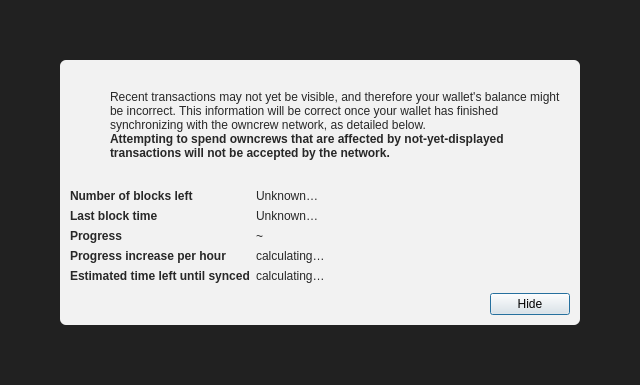
<?xml version="1.0" encoding="UTF-8"?>
<ui version="4.0">
 <class>ModalOverlay</class>
 <widget class="QWidget" name="ModalOverlay">
  <property name="geometry">
   <rect>
    <x>0</x>
    <y>0</y>
    <width>640</width>
    <height>385</height>
   </rect>
  </property>
  <property name="windowTitle">
   <string>Form</string>
  </property>
  <layout class="QVBoxLayout" name="verticalLayout" stretch="0">
   <property name="sizeConstraint">
    <enum>QLayout::SetDefaultConstraint</enum>
   </property>
   <property name="leftMargin">
    <number>0</number>
   </property>
   <property name="topMargin">
    <number>0</number>
   </property>
   <property name="rightMargin">
    <number>0</number>
   </property>
   <property name="bottomMargin">
    <number>0</number>
   </property>
   <item>
    <widget class="QWidget" name="bgWidget" native="true">
     <property name="styleSheet">
      <string notr="true">#bgWidget { background: rgba(0,0,0,220); }</string>
     </property>
     <layout class="QVBoxLayout" name="verticalLayoutMain" stretch="1">
      <property name="leftMargin">
       <number>60</number>
      </property>
      <property name="topMargin">
       <number>60</number>
      </property>
      <property name="rightMargin">
       <number>60</number>
      </property>
      <property name="bottomMargin">
       <number>60</number>
      </property>
      <item>
       <widget class="QWidget" name="contentWidget" native="true">
        <property name="styleSheet">
         <string notr="true">#contentWidget { background: rgba(255,255,255,240); border-radius: 6px; }

QLabel { color: rgb(40,40,40);  }</string>
        </property>
        <layout class="QVBoxLayout" name="verticalLayoutSub" stretch="1,0,0,0">
         <property name="spacing">
          <number>0</number>
         </property>
         <property name="leftMargin">
          <number>10</number>
         </property>
         <property name="topMargin">
          <number>10</number>
         </property>
         <property name="rightMargin">
          <number>10</number>
         </property>
         <property name="bottomMargin">
          <number>10</number>
         </property>
         <item>
          <layout class="QHBoxLayout" name="horizontalLayoutIconText" stretch="0,1">
           <property name="topMargin">
            <number>20</number>
           </property>
           <item>
            <layout class="QVBoxLayout" name="verticalLayoutIcon">
             <property name="leftMargin">
              <number>0</number>
             </property>
             <item>
              <widget class="QPushButton" name="warningIcon">
               <property name="enabled">
                <bool>false</bool>
               </property>
               <property name="text">
                <string/>
               </property>
               <property name="icon">
                <iconset>
                 <normaloff>:/icons/warning</normaloff>
                 <disabledoff>:/icons/warning</disabledoff>:/icons/warning</iconset>
               </property>
               <property name="iconSize">
                <size>
                 <width>48</width>
                 <height>48</height>
                </size>
               </property>
               <property name="flat">
                <bool>true</bool>
               </property>
              </widget>
             </item>
             <item>
              <spacer name="verticalSpacerWarningIcon">
               <property name="orientation">
                <enum>Qt::Vertical</enum>
               </property>
               <property name="sizeHint" stdset="0">
                <size>
                 <width>20</width>
                 <height>40</height>
                </size>
               </property>
              </spacer>
             </item>
            </layout>
           </item>
           <item>
            <layout class="QVBoxLayout" name="verticalLayoutInfoText">
             <property name="leftMargin">
              <number>0</number>
             </property>
             <property name="topMargin">
              <number>0</number>
             </property>
             <item>
              <widget class="QLabel" name="infoText">
               <property name="text">
                <string>Recent transactions may not yet be visible, and therefore your wallet's balance might be incorrect. This information will be correct once your wallet has finished synchronizing with the owncrew network, as detailed below.</string>
               </property>
               <property name="textFormat">
                <enum>Qt::RichText</enum>
               </property>
               <property name="wordWrap">
                <bool>true</bool>
               </property>
              </widget>
             </item>
             <item>
              <widget class="QLabel" name="infoTextStrong">
               <property name="font">
                <font>
                 <weight>75</weight>
                 <bold>true</bold>
                </font>
               </property>
               <property name="text">
                <string>Attempting to spend owncrews that are affected by not-yet-displayed transactions will not be accepted by the network.</string>
               </property>
               <property name="textFormat">
                <enum>Qt::RichText</enum>
               </property>
               <property name="wordWrap">
                <bool>true</bool>
               </property>
              </widget>
             </item>
             <item>
              <spacer name="verticalSpacerInTextSpace">
               <property name="orientation">
                <enum>Qt::Vertical</enum>
               </property>
               <property name="sizeHint" stdset="0">
                <size>
                 <width>20</width>
                 <height>40</height>
                </size>
               </property>
              </spacer>
             </item>
            </layout>
           </item>
          </layout>
         </item>
         <item>
          <spacer name="verticalSpacerAfterText">
           <property name="orientation">
            <enum>Qt::Vertical</enum>
           </property>
           <property name="sizeHint" stdset="0">
            <size>
             <width>20</width>
             <height>40</height>
            </size>
           </property>
          </spacer>
         </item>
         <item>
          <layout class="QFormLayout" name="formLayout">
           <property name="fieldGrowthPolicy">
            <enum>QFormLayout::FieldsStayAtSizeHint</enum>
           </property>
           <property name="horizontalSpacing">
            <number>6</number>
           </property>
           <property name="verticalSpacing">
            <number>6</number>
           </property>
           <property name="topMargin">
            <number>10</number>
           </property>
           <item row="0" column="0">
            <widget class="QLabel" name="labelNumberOfBlocksLeft">
             <property name="font">
              <font>
               <weight>75</weight>
               <bold>true</bold>
              </font>
             </property>
             <property name="text">
              <string>Number of blocks left</string>
             </property>
            </widget>
           </item>
           <item row="0" column="1">
            <widget class="QLabel" name="numberOfBlocksLeft">
             <property name="text">
              <string>Unknown…</string>
             </property>
            </widget>
           </item>
           <item row="1" column="0">
            <widget class="QLabel" name="labelLastBlockTime">
             <property name="font">
              <font>
               <weight>75</weight>
               <bold>true</bold>
              </font>
             </property>
             <property name="text">
              <string>Last block time</string>
             </property>
            </widget>
           </item>
           <item row="1" column="1">
            <widget class="QLabel" name="newestBlockDate">
             <property name="sizePolicy">
              <sizepolicy hsizetype="Maximum" vsizetype="Preferred">
               <horstretch>0</horstretch>
               <verstretch>0</verstretch>
              </sizepolicy>
             </property>
             <property name="text">
              <string>Unknown…</string>
             </property>
            </widget>
           </item>
           <item row="2" column="0">
            <widget class="QLabel" name="labelSyncDone">
             <property name="font">
              <font>
               <weight>75</weight>
               <bold>true</bold>
              </font>
             </property>
             <property name="text">
              <string>Progress</string>
             </property>
            </widget>
           </item>
           <item row="2" column="1">
            <layout class="QHBoxLayout" name="horizontalLayoutSync" stretch="0,1">
             <item>
              <widget class="QLabel" name="percentageProgress">
               <property name="text">
                <string notr="true">~</string>
               </property>
              </widget>
             </item>
            </layout>
           </item>
           <item row="4" column="0">
            <widget class="QLabel" name="labelProgressIncrease">
             <property name="font">
              <font>
               <weight>75</weight>
               <bold>true</bold>
              </font>
             </property>
             <property name="text">
              <string>Progress increase per hour</string>
             </property>
            </widget>
           </item>
           <item row="4" column="1">
            <widget class="QLabel" name="progressIncreasePerH">
             <property name="text">
              <string>calculating…</string>
             </property>
            </widget>
           </item>
           <item row="5" column="0">
            <widget class="QLabel" name="labelEstimatedTimeLeft">
             <property name="font">
              <font>
               <weight>75</weight>
               <bold>true</bold>
              </font>
             </property>
             <property name="text">
              <string>Estimated time left until synced</string>
             </property>
            </widget>
           </item>
           <item row="5" column="1">
            <widget class="QLabel" name="expectedTimeLeft">
             <property name="text">
              <string>calculating…</string>
             </property>
            </widget>
           </item>
          </layout>
         </item>
         <item>
          <layout class="QHBoxLayout" name="horizontalLayoutButtons">
           <property name="leftMargin">
            <number>10</number>
           </property>
           <property name="topMargin">
            <number>10</number>
           </property>
           <item>
            <spacer name="horizontalSpacer">
             <property name="orientation">
              <enum>Qt::Horizontal</enum>
             </property>
             <property name="sizeHint" stdset="0">
              <size>
               <width>40</width>
               <height>20</height>
              </size>
             </property>
            </spacer>
           </item>
           <item>
            <widget class="QPushButton" name="closeButton">
             <property name="text">
              <string>Hide</string>
             </property>
             <property name="shortcut">
              <string>Esc</string>
             </property>
             <property name="focusPolicy">
              <enum>Qt::StrongFocus</enum>
             </property>
             <property name="default">
              <bool>true</bool>
             </property>
            </widget>
           </item>
          </layout>
         </item>
        </layout>
       </widget>
      </item>
     </layout>
    </widget>
   </item>
  </layout>
 </widget>
 <resources/>
 <connections/>
</ui>
